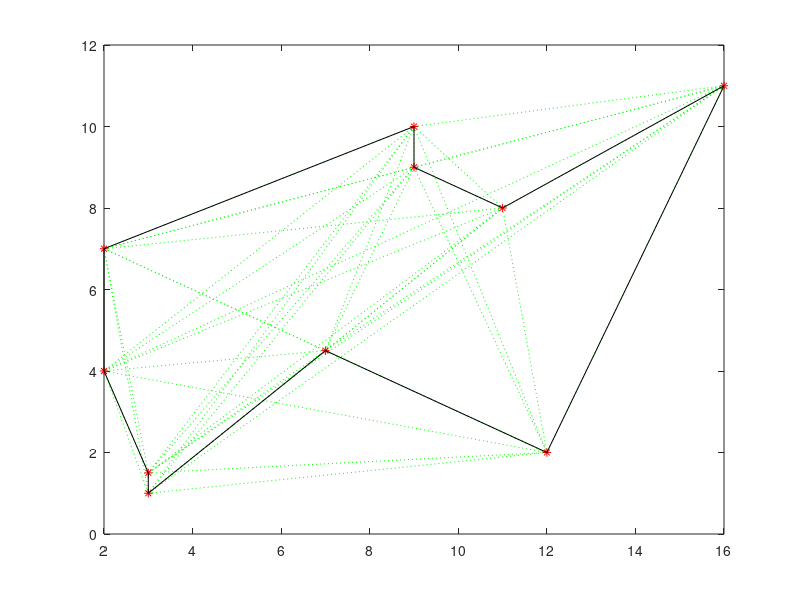

The MATLAB script that drew this image:
%cities coodinates
x = [3 2 12 7  9  3 16 11 9 2];
y = [1 4 2 4.5 9 1.5 11 8 10 7];

%number of cities
N = size(x,2);
%control paremeter
alfa = 1;
beta = 5;
% distances between cities
d = zeros(size(x,2), size(x,2));

%pheromone evaporation
p = 0.5;
%intitial pheromone value
Tau0 = 0.1;

% amount of pheromone
Tau = zeros(size(x,2), size(x,2));

%calculating distances
for i=1:N
    for j=1:N
        if i==j
            d(i,j)=inf;
        else
            d(i,j)= sqrt((x(i)-x(j))^2 + (y(i)-y(j))^2);
        end
    end
end

%set intial amount of pheromone
for i=1:N
    for j=1:N
        if i==j
            Tau(i,j)=0;
        else
            Tau(i,j)= Tau0;
        end
    end
end

%number of interations
nr_iteration = 100;
%number of ants
nr_ants = 10;
%choosing home cities for each ant
home_city = randi([1 10],1,nr_ants);

%interation counter
t = 0;

%main loop
while true
    t = t + 1;
            
    distance_of_tour = zeros(1, nr_ants);
    all_tour_data = zeros(nr_ants,N);
        
    %Ant System loop
    for k=1:nr_ants
        Set_of_cities = [1 2 3 4 5 6 7 8 9 10];

        used_ways = zeros(size(x,2), size(x,2));
        
        Set_of_cities(home_city(k))=[];
        Tour = home_city(k);
        
        % Ant memory
        A =  zeros(size(x,2), size(x,2));
        sumA = zeros(size(x));
        for i=1:N
            for j=1:N
                if i==j
                    A(i,j)=0;
                else
                    A(i,j)= Tau(i,j)^alfa * d(i,j)^(-beta);
                end
                sumA(i) = sumA(i)+ A(i,j);
            end
        end
        
        for i=1:N
            for j=1:N
                    A(i,j)= A(i,j)/sumA(i);
            end
        end

        
        current_city = home_city(k);
        count_iter = 1;
        
        % performing tour loop
        while true
            
            % Probability
            Probability = zeros(size(Set_of_cities)); 
            sumP = 0;
            for j=1:size(Set_of_cities,2)
                Probability(j) = A(current_city,Set_of_cities(j));
                sumP = sumP + Probability(j);
            end
            
            for j=1:size(Set_of_cities,2)
                Probability(j) =  Probability(j)/sumP;
            end
            
            % choosing way
            random = rand();
            prob = 0;
            for i=1:size(Set_of_cities,2)
                prob = prob + Probability(i);
                if random < prob
                    id_city_to_go = Set_of_cities(i);
                    break
                end
            end
            
            % update tour distance 
            distance_of_tour(k) = distance_of_tour(k) + d(id_city_to_go,current_city);
            used_ways(id_city_to_go,current_city) = 1;
            
            for counter=1:size(Set_of_cities,2)
                if Set_of_cities(counter) == id_city_to_go
                    current_city = Set_of_cities(counter);
                    Set_of_cities(counter)=[];
                    break
                end
            end    
            
            count_iter = count_iter + 1;
            % save tour data
            Tour(count_iter) = current_city;
            
            if size(Set_of_cities,2) == 0
                break
            end
        end
        
        distance_of_tour(k) = distance_of_tour(k) + d(home_city(k),current_city);
        used_ways(home_city(k),current_city) = 1;
        all_ant_used_ways(:,:,k) = used_ways;
        
        all_tour_data(k,:) = Tour;
    end
    distance_of_tour = transpose(distance_of_tour);
    
    
    % update pheromones 
    for i=1:N
        for j=1:N
            delta_tau = 0;
            for k=1:nr_ants                    
                if all_ant_used_ways(i,j,k) == 1
                    delta_tau = delta_tau + 1/distance_of_tour(k);
                end
                if all_ant_used_ways(j,i,k) == 1
                    delta_tau = delta_tau + 1/distance_of_tour(k);
                end
            end
            Tau(i,j) = (1 - p) * Tau(i,j) + delta_tau;
        end    
    end
    
    if t == nr_iteration
        break
    end
end 

%all_tour_data = [distance_of_tour all_tour_data];
%all_tour_data = sortrows(all_tour_data,11);

[best_dist best_tour] = min(distance_of_tour);
%minimum = min(distance_of_tour);
%best_ant = find(distance_of_tour==minimum);
display('best tour =');
display(all_tour_data(1,:));
display(best_dist);


[r,c,v] = find(hankel(2:N)); %create unique combinations of indices
index = [v c].'; %reshape the indices
plot(x(index),y(index),'g:'); %plot the lines
hold on
plot(x,y,'r*'); % Plot the points
hold on
plot(x([all_tour_data(best_tour,:) all_tour_data(best_tour,1)]), y([all_tour_data(best_tour,:) all_tour_data(best_tour,1)]), 'k');
hold on